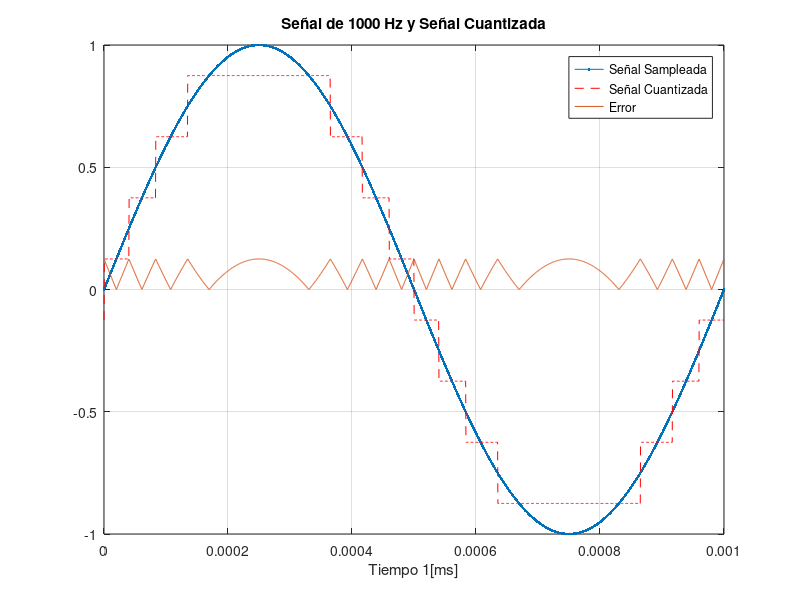
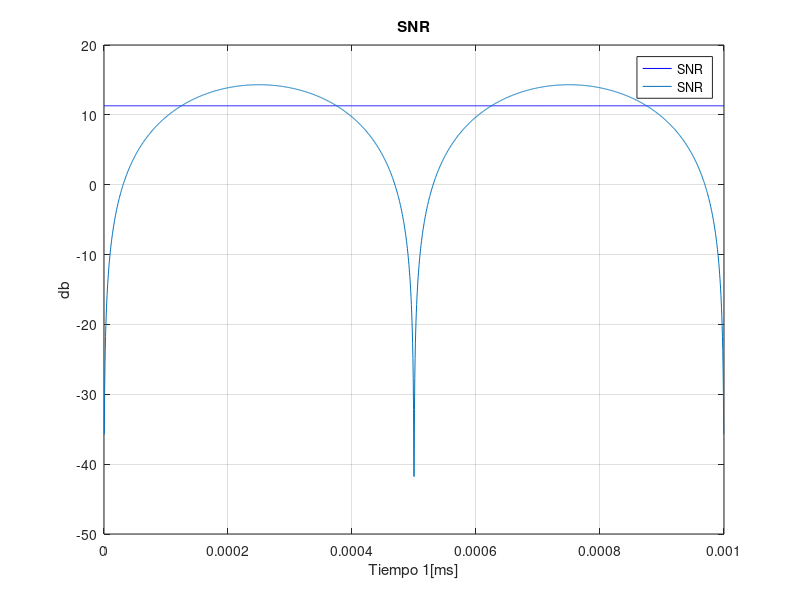

These figures' MATLAB source, in order:
%Tarea 2 Teoria de cominicaciones digitales.

%Nicolas Vergara Fecha 02/10/2024

clc;
clear all;
close all;

function [q,error,SNR] = Cuantizar(y,n_bits,mp)
    
    L = 2^n_bits; 
    delta = 2*mp/L;
    e = delta/2; 
    niveles = -mp + e : delta : mp - e; 

    for i = 1:length(y)
        dif = abs(y(i) - niveles); 
        [minimo, idx] = min(dif);  
        q(i) = niveles(idx); 

        SNR(i) = 10*log10((y(i)^2)/(mp^2/(3*(n_bits)^2))); 
        error(i) = abs(y(i) - q(i));
    end
end

%----------------ETAPA 1 DE SAMPLEO

f = 1000; % frecuancia de senal banda base 1000 Hz
n_muestras = 1000;
fs = 2*f*n_muestras; % frecuencia de muestreo (Nyquist)

T = 1/f; % periodo de un ciclo
N = (T*fs); %cantidad de muestas

t = linspace(0,T,N);%intervalo de valores.

% senal banda base a modular sampleada
A = 1;%amplitud
y = A*sin(2*pi*f*t);



%-----------------ETAPA 2 DE CUANTIZACION

n_bits = 3;
%se define los arrays error y vector_pcm que almacena datos de cuantizacion

%S Y N de senal
p_senal = mean(y.^2);
p_ruido = A^2/(3*(n_bits)^2);

[vector_pcm,error,SNR_valores] = Cuantizar(y,n_bits,A);

SNR = 10*log10(p_senal/p_ruido);
disp(y(1999));


%********Grafica

figure(1);

plot(t, y, '.-', 'DisplayName', 'Señal Sampleada'); 
hold on;
plot(t, vector_pcm, 'r--', 'DisplayName', 'Señal Cuantizada'); 
plot(t, error, '-', 'DisplayName', 'Error'); 
hold off;

xlabel('Tiempo 1[ms]');
title('Señal de 1000 Hz y Señal Cuantizada');
legend('show');
grid on;
xlim([0, T]);


%SNR de senal seno banda base.
figure(2);
plot(t, SNR*ones(1, length(t)), 'b-', 'DisplayName', 'SNR '); % Línea horizontal
hold on;
plot(t(1:1999), SNR_valores(1:1999), '-', 'DisplayName', 'SNR'); 
hold off;

xlabel('Tiempo 1[ms]');
ylabel('db');
title('SNR');
legend('show');
grid on;
xlim([0, T]);
